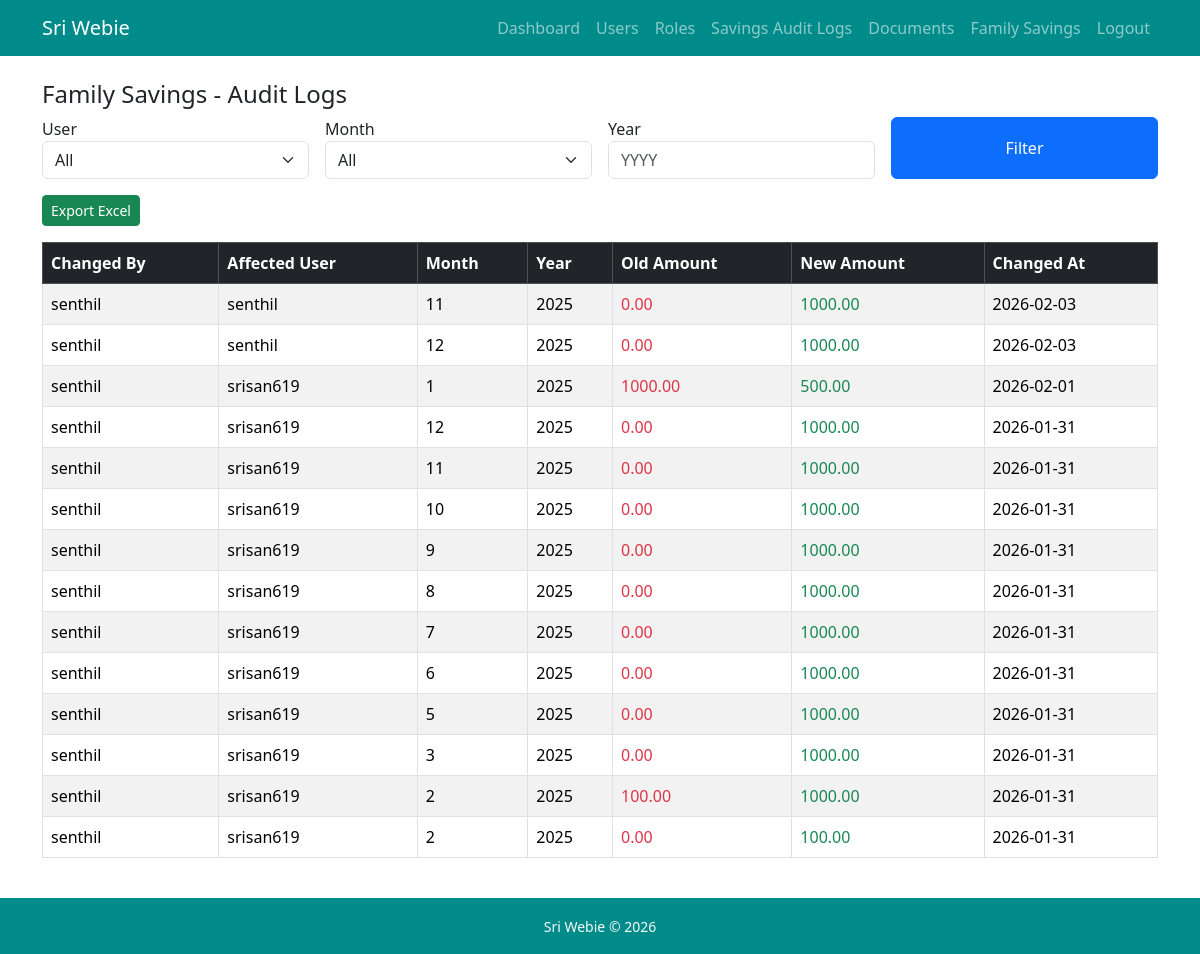
Page /family-savings/audit-logs/ (signed in) on the committed database.
### family_savings/models.py (models this page shows, shortened)
class SavingsAuditLog(models.Model):
    changed_by = models.ForeignKey(
        User, on_delete=models.SET_NULL, null=True, related_name="savings_changes"
    )
    affected_by = models.ForeignKey(
        User, on_delete=models.CASCADE, related_name="affected_savings"
    )
    old_amount = models.DecimalField(decimal_places=2, max_digits=10)
    new_amount = models.DecimalField(decimal_places=2, max_digits=10)
    month = models.IntegerField()
    year = models.IntegerField()
    changed_at = models.DateTimeField(auto_now_add=True)

### users/models.py (models this page shows, shortened)
class User(AbstractUser):
    role = models.ForeignKey(Role, on_delete=models.PROTECT, null=True, blank=True)
    groups = models.ManyToManyField('auth.Group', related_name='custom_user_set', blank=True, help_text='The groups this user belongs to', verbose_name='groups')
    user_permissions = models.ManyToManyField('auth.Permission', related_name='custom_user_set', blank=True, help_text='Specific permissions for this user.', verbose_name='user permissions')

### family_savings/views.py (the view)
# urls.py: path("audit-logs/", savings_audit_log, name="savings_audit_log"),
@login_required
def savings_audit_log(request):
    MONTHS = [
        (1, 'Jan'), (2, 'Feb'),(3, 'Mar'), (4, 'Apr'), (5, 'May'), (6, 'Jun'), (7, 'Jul'), (8, 'Aug'), (9, 'Sep'), (10, 'Oct'), (11, 'Nov'), (12, 'Dec')
    ]
    if not is_admin(request.user):
        return HttpResponseForbidden("Access Denied")
    logs = SavingsAuditLog.objects.select_related(
        "changed_by", "affected_by"
    ).order_by("-changed_at")
    user_id = request.GET.get('user')
    month = request.GET.get('month')
    year = request.GET.get('year')
    if user_id:
        logs = logs.filter(affected_by=user_id)
    if month:
        logs = logs.filter(month=month)
    if year:
        logs = logs.filter(year=year)
    users = User.objects.filter(is_active=True)
    return render(request, "family_savings/audit_logs.html", {
        "logs": logs,
        "users": users,
        "selected_user": user_id,
        "months": MONTHS,
        "selected_month": month,
        "selected_year": year
        })

### users/views.py (called while the page is built)
def is_admin(user):
    return user.role and user.role.role_name == 'admin'

### family_savings/templates/family_savings/audit_logs.html (shortened to what this page needs)
{%extends "users/base.html" %}
{%block content%}
    <h4>Family Savings - Audit Logs</h4>
    <form method="get" class="row g-3 mb-3">
        <div class="col-md-3">
            <label for="user">User</label>
            <select name="user" id="user" class="form-select">
                <option value="">All</option>
            </select>
        </div>
        <div class="col-md-3">
            <label for="month">Month</label>
            <select name="month" id="month" class="form-select">
                <option value="">All</option>
            </select>
        </div>
        <div class="col-md-3">
            <label for="year">Year</label>
            <input type="number" name="year" class="form-control" placeholder="YYYY" value="{{selected_year}}">
        </div>
        <div class="col-md-3 d-flex">
            <button class="btn btn-primary w-100">Filter</button>
        </div>
    </form>
     <div class="mb-3">
        <a href="{% url 'export_audit_logs' %}" class="btn btn-success btn-sm">
            Export Excel
        </a>
     </div>
    <table class="table table-bordered table-striped mt-3">
        <thead class="table-dark">
            <tr>
                <th>Changed By</th>
                <th>Affected User</th>
                <th>Month</th>
                <th>Year</th>
                <th>Old Amount</th>
                <th>New Amount</th>
                <th>Changed At</th>
            </tr>
        </thead>
        <tbody>
            {% for log in logs %}
                <tr>
                    <td>{{log.changed_by.username}}</td>
                    <td>{{log.affected_by.username}}</td>
                    <td>{{log.month}}</td>
                    <td>{{log.year}}</td>
                    <td class="text-danger">{{log.old_amount}}</td>
                    <td class="text-success">{{log.new_amount}}</td>
                    <td>{{log.changed_at|date:"Y-m-d"}}</td>
                </tr>
                {%empty%}
                <tr>
                    <td colspan="7" class="text-center text-muted">
                        No audit records found
                    </td>
                </tr>
            {%endfor%}
        </tbody>
    </table>
{%endblock%}

### rows in the picture
SavingsAuditLog: changed_by.username "senthil", affected_by.username "senthil", month "11", year "2025", old_amount "0.00", new_amount "1000.00", changed_at "2026-02-03"
SavingsAuditLog: changed_by.username "senthil", affected_by.username "senthil", month "12", year "2025", old_amount "0.00", new_amount "1000.00", changed_at "2026-02-03"
SavingsAuditLog: changed_by.username "senthil", affected_by.username "srisan619", month "1", year "2025", old_amount "1000.00", new_amount "500.00", changed_at "2026-02-01"
SavingsAuditLog: changed_by.username "senthil", affected_by.username "srisan619", month "12", year "2025", old_amount "0.00", new_amount "1000.00", changed_at "2026-01-31"
SavingsAuditLog: changed_by.username "senthil", affected_by.username "srisan619", month "11", year "2025", old_amount "0.00", new_amount "1000.00", changed_at "2026-01-31"
SavingsAuditLog: changed_by.username "senthil", affected_by.username "srisan619", month "10", year "2025", old_amount "0.00", new_amount "1000.00", changed_at "2026-01-31"
SavingsAuditLog: changed_by.username "senthil", affected_by.username "srisan619", month "9", year "2025", old_amount "0.00", new_amount "1000.00", changed_at "2026-01-31"
SavingsAuditLog: changed_by.username "senthil", affected_by.username "srisan619", month "8", year "2025", old_amount "0.00", new_amount "1000.00", changed_at "2026-01-31"
SavingsAuditLog: changed_by.username "senthil", affected_by.username "srisan619", month "7", year "2025", old_amount "0.00", new_amount "1000.00", changed_at "2026-01-31"
SavingsAuditLog: changed_by.username "senthil", affected_by.username "srisan619", month "6", year "2025", old_amount "0.00", new_amount "1000.00", changed_at "2026-01-31"
SavingsAuditLog: changed_by.username "senthil", affected_by.username "srisan619", month "5", year "2025", old_amount "0.00", new_amount "1000.00", changed_at "2026-01-31"
SavingsAuditLog: changed_by.username "senthil", affected_by.username "srisan619", month "3", year "2025", old_amount "0.00", new_amount "1000.00", changed_at "2026-01-31"
SavingsAuditLog: changed_by.username "senthil", affected_by.username "srisan619", month "2", year "2025", old_amount "100.00", new_amount "1000.00", changed_at "2026-01-31"
SavingsAuditLog: changed_by.username "senthil", affected_by.username "srisan619", month "2", year "2025", old_amount "0.00", new_amount "100.00", changed_at "2026-01-31"
